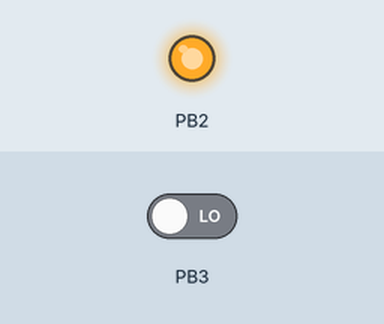
Simulated run of this program. Board: ATtiny85, built with avr-gcc and run on an emulated ATtiny85. On the bench: output pins drawn as LEDs (lit = HIGH). Dashed ring = blinking. The test bench sets the inputs (shaded band); at power-on: PB3 LOW.

Above: at 1.2 s.
1.3 s: PB3 driven HIGH
At 1.51 s:
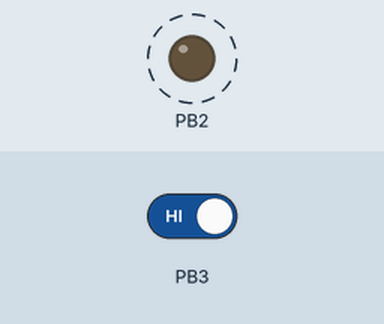
4.3 s: PB3 driven LOW
At 4.3 s:
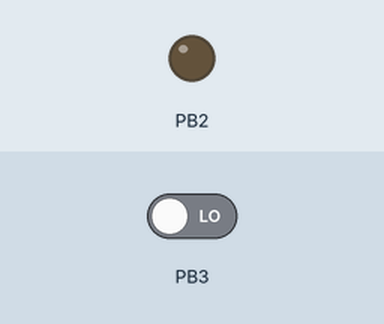
Timing chart, 0 to 7.3 s (numbered marks = the images above; inputs shaded):
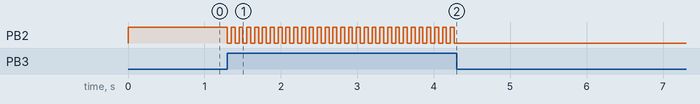

The program:

main.cpp
```cpp
#include <Arduino.h>

//========================================================================
// Hardwiring the ATtiny85
//========================================================================
/*
                             ____  ____
               /RESET (PB5) -|   \/   |- (Vcc)
                 LOCK (PB3) -|        |- (PB2) CAPS LED
                   nc (PB4) -|        |- (PB1) MATRIX PA6 (OUT)
                      (GND) -|________|- (PB0) MATRIX PB7 (IN)

*/

static int capslock = 0;
static int buttonState = LOW; //this variable tracks the state of the button, low if not pressed, high if pressed
static unsigned long lastDebounceTime = 0;  // the last time the output pin was toggled
static unsigned long debounceDelay = 50;    // the debounce time; increase if the output flickers

void setup()
{
  pinMode(3, INPUT);
  pinMode(2, OUTPUT);
  digitalWrite(2, HIGH);
}

void loop() {
  buttonState = digitalRead(3);

  if ( (millis() - lastDebounceTime) > debounceDelay) {
    if ( (buttonState == HIGH) && (capslock == 0) ) {
      digitalWrite(2, LOW); //turn LED on
      capslock=1;
      lastDebounceTime = millis(); //set the current time
    }
    else if ( (buttonState == HIGH) && (capslock != 0) ) {
      digitalWrite(2, HIGH); //turn LED off
      capslock=0;
      lastDebounceTime = millis(); //set the current time
    }
  }
}
```

Measured:
- after the input at 1.3 s, PB2: alternates HIGH for 0.05 s and LOW for 0.05 s, starting at once
- after the input at 4.3 s, PB2: stops changing and stays LOW
